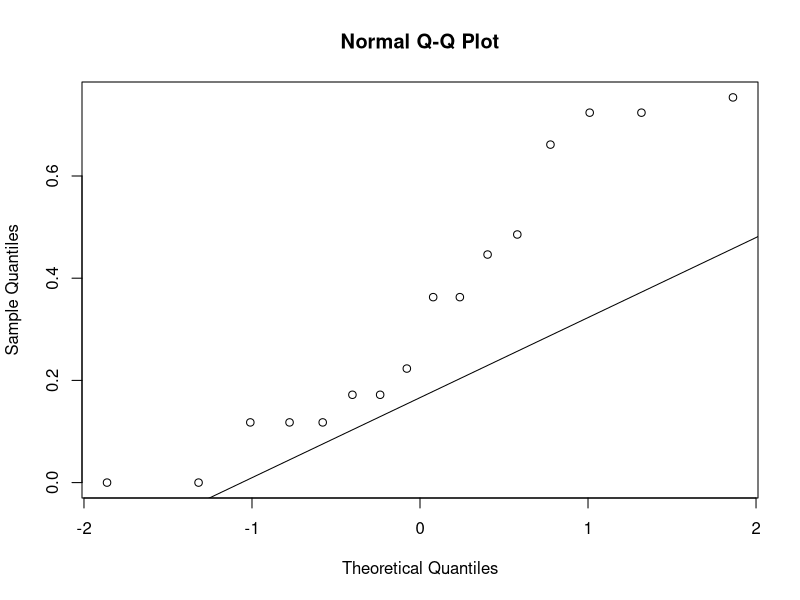
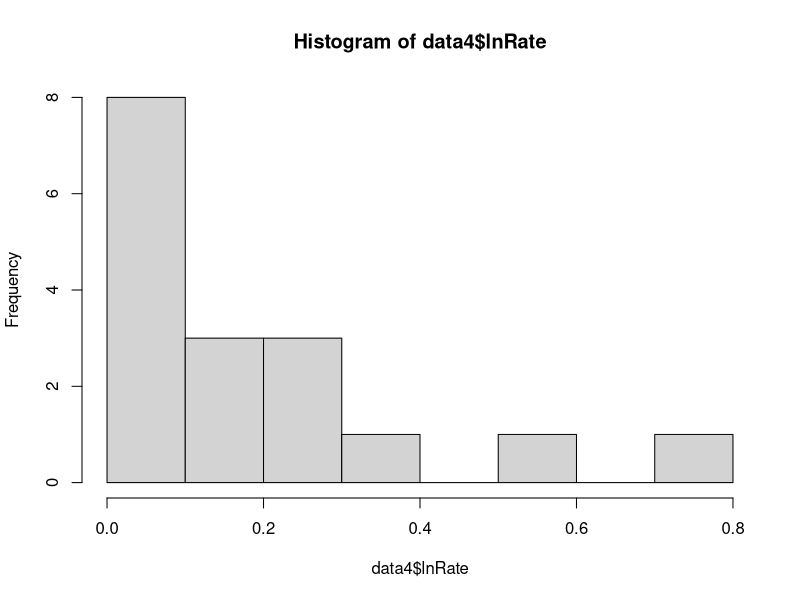

The R script that drew these images, in order: (Note: this script raises an error after producing the figures.)
setwd("C:\\Users\\adavi\\Dropbox\\FAU\\Data\\Lab\\Feeding Rates 2.0\\FinalAnalysisFixed")

data1 <- read.delim("Davidson_RatesEvE.txt") #Finalized, no outliers omited, w/ 13.8 cutoff
data2 <- read.delim("Davidson_RatesEvN.txt") #
data3 <- read.delim("Davidson_RatesLEFinal.txt")
data4 <- read.delim("Davidson_RatesHNFinal.txt")
data5 <- read.delim("Davidson_RatesHEFinal.txt")
data6 <- read.delim("Davidson_RatesHEvN.txt")

library(car)
library(nlme)

reg1 <- lm(Rate ~ CraySize, data = data3) #Large Exotics
reg2 <- lm(Biomass ~ CraySize, data = data3) 
reg3 <- lm(Rate ~ CraySize, data = data4) #Hatchling Natives
reg4 <- lm(Biomass ~ CraySize, data = data4) 
reg5 <- lm(Rate ~ CraySize, data = data5) #Hatchling Exotics
reg6 <- lm(Biomass ~ CraySize, data = data5)
qqnorm(data3$lnRate)
qqline(data4$lnRate)
hist(data4$lnRate)
shapiro.test(data3$lnRate)
leveneTest(lnRate~Species*CraySize, data=data1)
summary(reg1)
summary(reg2)
summary(reg3)
summary(reg4)
summary(reg5)
summary(reg6)

mod1 <- aov(lnRate~CraySize*Species, data=data1) #Large vs. small Exotics
summary(mod1)
leveneTest(lnRate~Species, data=data1)
shapiro.test(residuals(mod1))
mod2 <- aov(lnBiomass~CraySize*Species, data=data1)
summary(mod2)
leveneTest(lnBiomass~Species, data=data1)
shapiro.test(residuals(mod2))

mod3 <- aov(lnRate~CraySize*Species, data=data2) #Size-matched Natives and Exotics
summary(mod3)
leveneTest(lnRate~Species, data=data2)
plot(mod3, 2)
shapiro.test(residuals(mod3))
mod4 <- aov(lnBiomass~CraySize*Species, data=data2)
summary(mod4)
plot(mod4, 2)
leveneTest(lnBiomass~Species, data=data2)
shapiro.test(residuals(mod4))

mod5 <- aov(lnRate~CraySize*Species, data=data6) #Hatchling Natives and Exotics
summary(mod5)
leveneTest(lnRate~Species, data=data6)
plot(mod5, 2)
shapiro.test(residuals(mod5))
mod6 <- aov(lnBiomass~CraySize*Species, data=data6)
summary(mod6)
plot(mod6, 2)
leveneTest(lnBiomass~Species, data=data6)
shapiro.test(residuals(mod6))


#Plots for exotic vs. exotic
small <- subset(data1, Species=="HE")
large <- data1[data1$Species=='LE',]

par(pty = "s", mar=c(6.5,6.5,6.5,6.5))

plot(Rate~CraySize, data=data1, xlab = "", xaxt="n", yaxt="n", ylab=expression(Mortality ~ Rate ~ (snails %.% h^{-1})), type='n', cex.lab=1.5, cex.axis=1.3)
points(small$CraySize,small$Rate, pch=0, cex = 1.7)
points(large$CraySize,large$Rate, pch=19, cex = 1.7)
abline(reg5, lty=1)
abline(reg1, lty=2, lwd = 2)
axis(2, las=2, cex.axis=1.3)


plot(Biomass~CraySize, data=data1, yaxt="n",xlab="Crayfish Length (mm CL)", ylab=expression(Feeding ~ Rate ~ (mg ~ soft ~ tissue %.% h^{-1})), type='n', cex.lab=1.5)
points(small$CraySize,small$Biomass, pch=0, cex = 1.7)
points(large$CraySize,large$Biomass, pch=19, cex = 1.7)
abline(reg6, lty=1)
abline(reg2, lty=2, lwd = 2)
axis(2, at=c(0,1,2,3),las=2, cex.axis=1.3)
legend("bottom", xpd = TRUE, horiz = TRUE, inset = c(0, -0.4), bty = "n", c("Hatchling","Juvenile"), lty=c(1,2), lwd = c(1,2), pch=c(0,19), cex = 1.3)

#Plots for Exotic vs. Native
Exotic <- subset(data2, Species=="LE")
Native <- data2[data2$Species=='HN',]

par(bg='transparent')
#par(mar=c(5,5.3,4,2))
#par(mfrow = c(2,1))

par(pty = "s", mar=c(6.5,6.5,6.5,6.5))

plot(Rate~CraySize, data=data2, xlab = "", xaxt = "n", yaxt="n", ylab = expression(Kill ~ Rate ~ (snails %.% h^{-1})), type='n', cex.lab=1.5, cex.axis=1.3)
points(Exotic$CraySize,Exotic$Rate, pch=19, cex = 1.7)
points(Native$CraySize,Native$Rate, pch=4, cex = 1.7)
abline(reg1, lty=2, lwd = 2)
abline(reg3, lty=4, lwd = 2)
axis(2, las=2, at=c(0,0.2,0.4,0.6,0.8,1), labels=c(0,0.2,0.4,0.6,0.8,1), cex.axis=1.3)

plot(Biomass~CraySize, data=data2, yaxt="n", xlab="Crayfish Length (mm CL)", ylab=expression(Consumption ~ Rate ~ (mg ~ soft ~ tissue %.% h^{-1})), type='n', cex.lab=1.5, cex.axis=1.3)
points(Exotic$CraySize,Exotic$Biomass, pch=19, cex = 1.7)
points(Native$CraySize,Native$Biomass, pch=4, cex = 1.7)
abline(reg2, lty=2, lwd = 2)
abline(reg4, lty=4, lwd = 2)
axis(2, las=2, at=c(0,1,2,3), cex.axis=1.3)
legend("bottom", xpd = TRUE, horiz = TRUE, inset = c(0, -0.4), bty = "n", c("P. maculata","P. paludosa"), text.font=c(3), lty=c(2,4), lwd=c(2,2), pch=c(19,4), cex = 1.3)

#Plots for Hatch Exotic vs. Native
HExotic <- subset(data6, Species=="HE")
HNative <- data6[data6$Species=="HN",]

par(bg='transparent')

par(pty = "s", mar=c(6.5,6.5,6.5,6.5))

plot(Rate~CraySize, data=data6, xlab = "", xaxt = "n", yaxt="n", ylab = expression(Mortality ~ Rate ~ (snails %.% h^{-1})), type='n', cex.lab=1.5, cex.axis=1.3)
points(HExotic$CraySize,HExotic$Rate, pch=0, cex = 1.7)
points(HNative$CraySize,HNative$Rate, pch=4, cex = 1.7)
abline(reg5, lty=1)
abline(reg3, lty=4, lwd = 2)
axis(2, las=2, cex.axis=1.3)

plot(Biomass~CraySize, data=data6, yaxt="n", xlab="Crayfish Length (mm CL)", ylab=expression(Feeding ~ Rate ~ (mg ~ soft ~ tissue %.% h^{-1})), type='n', cex.lab=1.5, cex.axis=1.3)
points(HExotic$CraySize,HExotic$Biomass, pch=0, cex = 1.7)
points(HNative$CraySize,HNative$Biomass, pch=4, cex = 1.7)
abline(reg6, lty=1)
abline(reg4, lty=4, lwd = 2)
axis(2, at=c(0,1,2,3),las=2, cex.axis=1.3)
legend("bottom", xpd = TRUE, horiz = TRUE, inset = c(0, -0.4), bty = "n", c("P. maculata","P. paludosa"), text.font=c(3), lty=c(1,4), lwd =c(1,2), pch=c(0,4), cex = 1.3)
